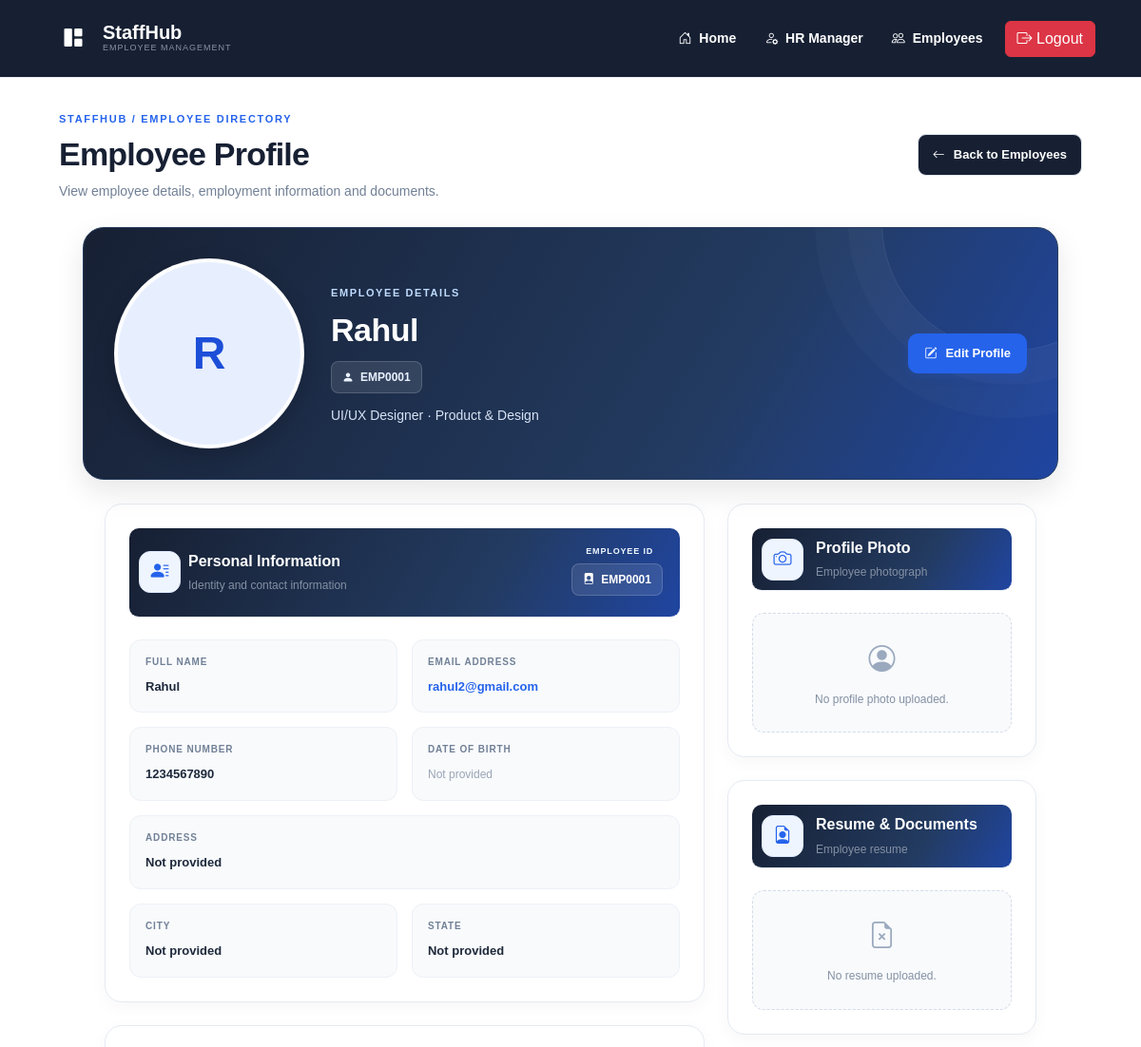
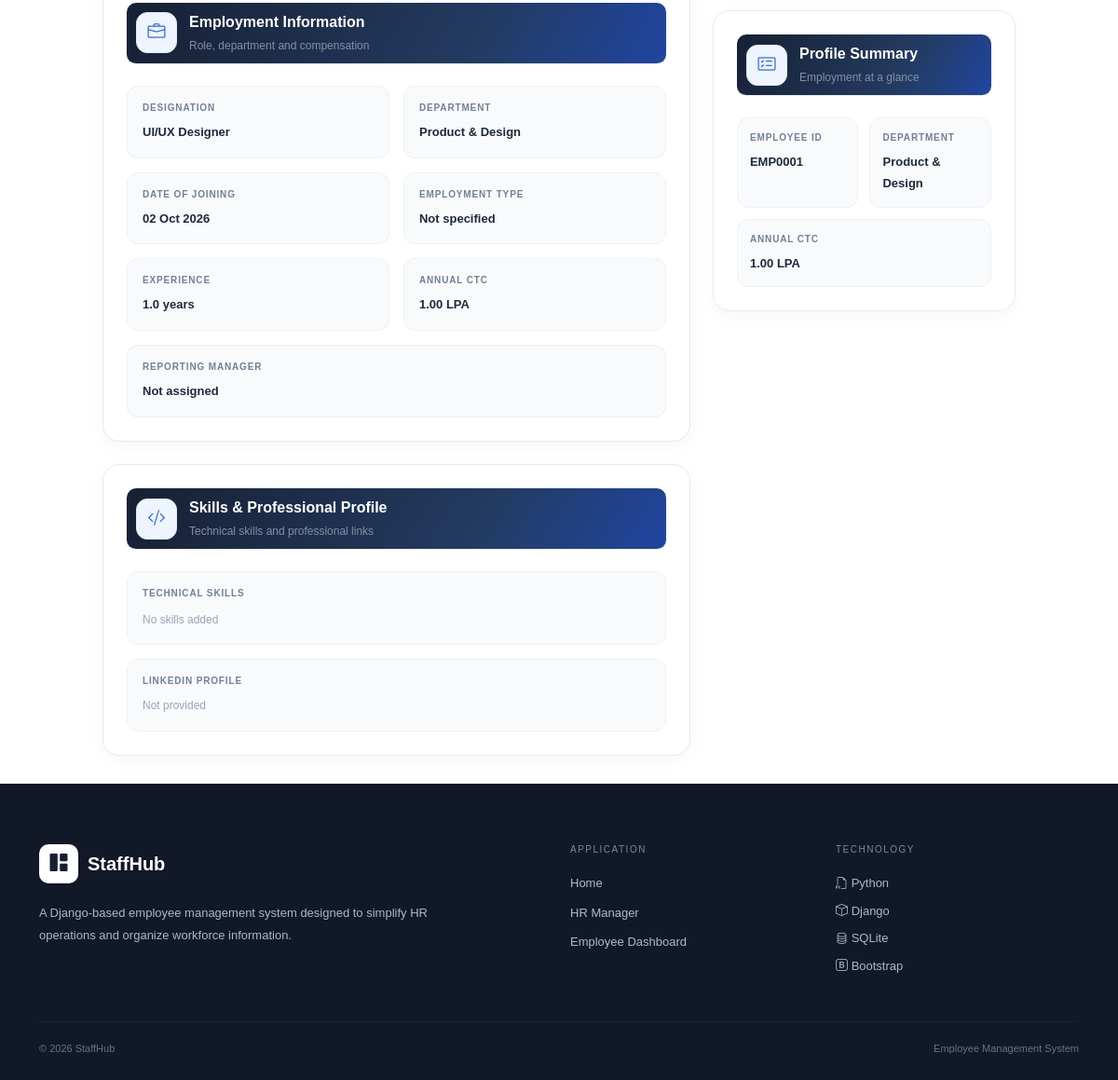
Screenshot of /employee/19/ (signed in) with the database file from the repository (2 pictures, top to bottom).
### empmngt/models.py (models this page shows, shortened)
class Employee(models.Model):
    Name = models.CharField(max_length=100)
    Emp_ID = models.CharField(
        max_length=20,
        unique=True,
        blank=True
    )
    Date_of_Joining = models.DateField()
    Designation = models.CharField(max_length=100)
    Department = models.CharField(max_length=100)
    Annual_CTC = models.FloatField()
    Experience = models.FloatField()
    Profile_Photo = models.ImageField(
        upload_to="employee_photos/",
        blank=True,
        null=True
    )
    Email = models.EmailField(blank=True)
    Phone = models.CharField(max_length=20, blank=True)
    Date_of_Birth = models.DateField(blank=True, null=True)
    Address = models.TextField(blank=True)
    City = models.CharField(max_length=100, blank=True)
    State = models.CharField(max_length=100, blank=True)
    Employment_Type = models.CharField(
        max_length=30,
        choices=[
            ("Full-time", "Full-time"),
            ("Part-time", "Part-time"),
            ("Contract", "Contract"),
            ("Intern", "Intern"),
        ],
        blank=True
    )
    Skills = models.TextField(blank=True)
    LinkedIn = models.URLField(blank=True)
    Reporting_Manager = models.CharField(max_length=100, blank=True)
    Resume = models.FileField(
        upload_to="employee_resumes/",
        blank=True,
        null=True
    )

### empmngt/views.py (the view)
# urls.py: path("employee/<int:id>/",views.employee_detail,name="employee_detail"),
@login_required
def employee_detail(request, id):
    data = Employee.objects.get(id=id)
    skills_list = [
        skill.strip()
        for skill in data.Skills.split(",")
        if skill.strip()
        ]
    return render(
        request,
        "empmngt/empprofile.html",
        {"d": data, "skills_list": skills_list}
    )

### templates/empmngt/empprofile.html
{% extends "empmngt/navbar.html" %}
{% load static %}
{% block nav_block %}
<section class='container-fluid'>
<div class="employee-profile-page">
    <header class="profile-page-header">
        <div>
            <span class="profile-eyebrow">
                STAFFHUB / EMPLOYEE DIRECTORY
            </span>
            <h1>Employee Profile</h1>
            <p>View employee details, employment information and documents.</p>
        </div>
        <a href="/viewemp/" class="back-link">
            <i class="bi bi-arrow-left"></i>
            Back to Employees
        </a>
    </header>
    <section class="profile-hero">
        <div class="profile-avatar">
            {% if d.Profile_Photo %}
                <img src="{{ d.Profile_Photo.url }}"
                     alt="{{ d.Name }} profile photo">
            {% else %}
                <div class="profile-avatar-initial">
                    {{ d.Name|first|upper }}
                </div>
            {% endif %}
        </div>
        <div class="profile-hero-content">
            <span class="profile-hero-label">EMPLOYEE DETAILS</span>
            <h2>{{ d.Name }}</h2>
            <span class="profile-id">
                <i class="bi bi-person-fill"></i>
                {{ d.Emp_ID }}
            </span>
            <p>
                {{ d.Designation }}
                {% if d.Department %} · {{ d.Department }}{% endif %}
            </p>
        </div>
        <div class="profile-hero-actions">
            <a href="/empupdate/{{ d.id }}/"
               class="profile-edit-btn">
                <i class="bi bi-pencil-square"></i>
                Edit Profile
            </a>
        </div>
    </section>
    <div class="profile-content-grid px-5">
        <main class="profile-main-column">
            <section class="profile-card">
                <div class="profile-card-heading d-flex justify-content-between">
                    <div class='d-flex gap-2'>
                        <div class="profile-heading-icon">
                            <i class="bi bi-person-lines-fill"></i>
                        </div>
                        <div>
                            <h3>Personal Information</h3>
                            <p>Identity and contact information</p>
                        </div>
                    </div>
                    <div class="me-2">
                        <span class="profile-info-label">Employee ID</span>
                        <span class="profile-id">
                            <i class="bi bi-file-person-fill"></i>
                            {{ d.Emp_ID }}
                        </span>
                    </div>
                </div>
                <div class="profile-info-grid">
                    <div class="profile-info-item">
                        <span class="profile-info-label">Full Name</span>
                        <div class="profile-info-value">{{ d.Name }}</div>
                    </div>
                    <div class="profile-info-item">
                        <span class="profile-info-label">Email Address</span>
                        <div class="profile-info-value">
                            {% if d.Email %}
                                <a href="mailto:{{ d.Email }}">{{ d.Email }}</a>
                            {% else %}
                                <span class="profile-muted">Not provided</span>
                            {% endif %}
                        </div>
                    </div>
                    <div class="profile-info-item">
                        <span class="profile-info-label">Phone Number</span>
                        <div class="profile-info-value">
                            {% if d.Phone %}
                                {{ d.Phone }}
                            {% else %}
                                <span class="profile-muted">Not provided</span>
                            {% endif %}
                        </div>
                    </div>
                    <div class="profile-info-item">
                        <span class="profile-info-label">Date of Birth</span>
                        <div class="profile-info-value">
                            {% if d.Date_of_Birth %}
                                {{ d.Date_of_Birth|date:"d M Y" }}
                            {% else %}
                                <span class="profile-muted">Not provided</span>
                            {% endif %}
                        </div>
                    </div>
                    <div class="profile-info-item full-width">
                        <span class="profile-info-label">Address</span>
                        <div class="profile-info-value">
                            {{ d.Address|default_if_none:""|default:"Not provided" }}
                        </div>
                    </div>
                    <div class="profile-info-item">
                        <span class="profile-info-label">City</span>
                        <div class="profile-info-value">
                            {{ d.City|default_if_none:""|default:"Not provided" }}
                        </div>
                    </div>
                    <div class="profile-info-item">
                        <span class="profile-info-label">State</span>
                        <div class="profile-info-value">
                            {{ d.State|default_if_none:""|default:"Not provided" }}
                        </div>
                    </div>
                </div>
            </section>
            <section class="profile-card">
                <div class="profile-card-heading">
                    <div class="profile-heading-icon">
                        <i class="bi bi-briefcase"></i>
                    </div>
                    <div>
                        <h3>Employment Information</h3>
                        <p>Role, department and compensation</p>
                    </div>
                </div>
                <div class="profile-info-grid">
                    <div class="profile-info-item">
                        <span class="profile-info-label">Designation</span>
                        <div class="profile-info-value">{{ d.Designation }}</div>
                    </div>
                    <div class="profile-info-item">
                        <span class="profile-info-label">Department</span>
                        <div class="profile-info-value">{{ d.Department }}</div>
                    </div>
                    <div class="profile-info-item">
                        <span class="profile-info-label">Date of Joining</span>
                        <div class="profile-info-value">
                            {{ d.Date_of_Joining|date:"d M Y" }}
                        </div>
                    </div>
                    <div class="profile-info-item">
                        <span class="profile-info-label">Employment Type</span>
                        <div class="profile-info-value">
                            {{ d.Employment_Type|default:"Not specified" }}
                        </div>
                    </div>
                    <div class="profile-info-item">
                        <span class="profile-info-label">Experience</span>
                        <div class="profile-info-value">
                            {{ d.Experience }} years
                        </div>
                    </div>
                    <div class="profile-info-item">
                        <span class="profile-info-label">Annual CTC</span>
                        <div class="profile-info-value">
                            {{ d.Annual_CTC|floatformat:2 }} LPA
                        </div>
                    </div>
                    <div class="profile-info-item full-width">
                        <span class="profile-info-label">Reporting Manager</span>
                        <div class="profile-info-value">
                            {{ d.Reporting_Manager|default:"Not assigned" }}
                        </div>
                    </div>
                </div>
            </section>
            <section class="profile-card">
                <div class="profile-card-heading">
                    <div class="profile-heading-icon">
                        <i class="bi bi-code-slash"></i>
                    </div>
                    <div>
                        <h3>Skills & Professional Profile</h3>
                        <p>Technical skills and professional links</p>
                    </div>
                </div>
                <div class="profile-info-grid">
                    <div class="profile-info-item full-width">
                        <span class="profile-info-label">Technical Skills</span>
                        {% if skills_list %}
                            <div class="profile-skills">
                                {% for skill in skills_list %}
                                    <span class="profile-skill">{{ skill }}</span>
                                {% endfor %}
                            </div>
                        {% else %}
                            <span class="profile-muted">No skills added</span>
                        {% endif %}
                    </div>
                    <div class="profile-info-item full-width">
                        <span class="profile-info-label">LinkedIn Profile</span>
                        <div class="profile-info-value">
                            {% if d.LinkedIn %}
                                <a href="{{ d.LinkedIn }}"
                                   target="_blank"
                                   rel="noopener noreferrer">
                                    View LinkedIn Profile
                                    <i class="bi bi-box-arrow-up-right"></i>
                                </a>
                            {% else %}
                                <span class="profile-muted">Not provided</span>
                            {% endif %}
                        </div>
                    </div>
                </div>
            </section>
        </main>
        <aside class="profile-side-column">
            <section class="profile-card">
                <div class="profile-card-heading">
                    <div class="profile-heading-icon">
                        <i class="bi bi-camera"></i>
                    </div>
                    <div>
                        <h3>Profile Photo</h3>
                        <p>Employee photograph</p>
                    </div>
                </div>
                {% if d.Profile_Photo %}
                    <div style="text-align: center;">
                        <img src="{{ d.Profile_Photo.url }}"
                             alt="{{ d.Name }} profile photo"
                             style="width: 100%; max-height: 320px;
                                    object-fit: contain; border-radius: 12px;">
                        <a href="{{ d.Profile_Photo.url }}"
                           target="_blank"
                           rel="noopener noreferrer"
                           class="document-btn"
                           style="margin-top: 14px;">
                            <i class="bi bi-eye"></i>
                            View Full Photo
                        </a>
                    </div>
                {% else %}
                    <div class="profile-empty-document">
                        <i class="bi bi-person-circle"
                           style="font-size: 28px; display: block; margin-bottom: 8px;"></i>
                        No profile photo uploaded.
                    </div>
                {% endif %}
            </section>
            <section class="profile-card">
                <div class="profile-card-heading">
                    <div class="profile-heading-icon">
                        <i class="bi bi-file-earmark-person"></i>
                    </div>
                    <div>
                        <h3>Resume & Documents</h3>
                        <p>Employee resume</p>
                    </div>
                </div>
                {% if d.Resume %}
                    <div class="profile-document">
                        <div class="profile-document-icon pdf-icon">
                            <i class="bi bi-file-earmark-pdf"></i>
                        </div>
                        <div class="profile-document-info">
                            <strong>Employee Resume</strong>
                            <small>Uploaded document</small>
                        </div>
                    </div>
                    <div style="display: flex; flex-wrap: wrap; gap: 10px;">
                        <a href="{{ d.Resume.url }}"
                           target="_blank"
                           rel="noopener noreferrer"
                           class="document-btn">
                            <i class="bi bi-eye"></i>
                            View Resume
                        </a>
                        <a href="{{ d.Resume.url }}"
                           download
                           class="document-btn">
                            <i class="bi bi-download"></i>
                            Download
                        </a>
                    </div>
                {% else %}
                    <div class="profile-empty-document">
                        <i class="bi bi-file-earmark-x"
                           style="font-size: 28px; display: block; margin-bottom: 8px;"></i>
                        No resume uploaded.
                    </div>
                {% endif %}
            </section>
            <section class="profile-card">
                <div class="profile-card-heading">
                    <div class="profile-heading-icon">
                        <i class="bi bi-card-checklist"></i>
                    </div>
                    <div>
                        <h3>Profile Summary</h3>
                        <p>Employment at a glance</p>
                    </div>
                </div>
                <div class="profile-info-grid">
                    <div class="profile-info-item">
                        <span class="profile-info-label">Employee ID</span>
                        <div class="profile-info-value">{{ d.Emp_ID }}</div>
                    </div>
                    <div class="profile-info-item">
                        <span class="profile-info-label">Department</span>
                        <div class="profile-info-value">{{ d.Department }}</div>
                    </div>
                    <div class="profile-info-item full-width">
                        <span class="profile-info-label">Annual CTC</span>
                        <div class="profile-info-value">
                            {{ d.Annual_CTC|floatformat:2 }} LPA
                        </div>
                    </div>
                </div>
            </section>
        </aside>
    </div>
</div>
</section>
{% endblock %}

### rows the page displays
Employee: Name|first "R", Name "Rahul", Emp_ID "EMP0001", Designation "UI/UX Designer", Department "Product & Design", Email "rahul2@gmail.com", Phone "1234567890", Address "Not provided", City "Not provided", State "Not provided", Date_of_Joining "02 Oct 2026", Employment_Type "Not specified", Experience "1.0", Annual_CTC "1.00", Reporting_Manager "Not assigned"
